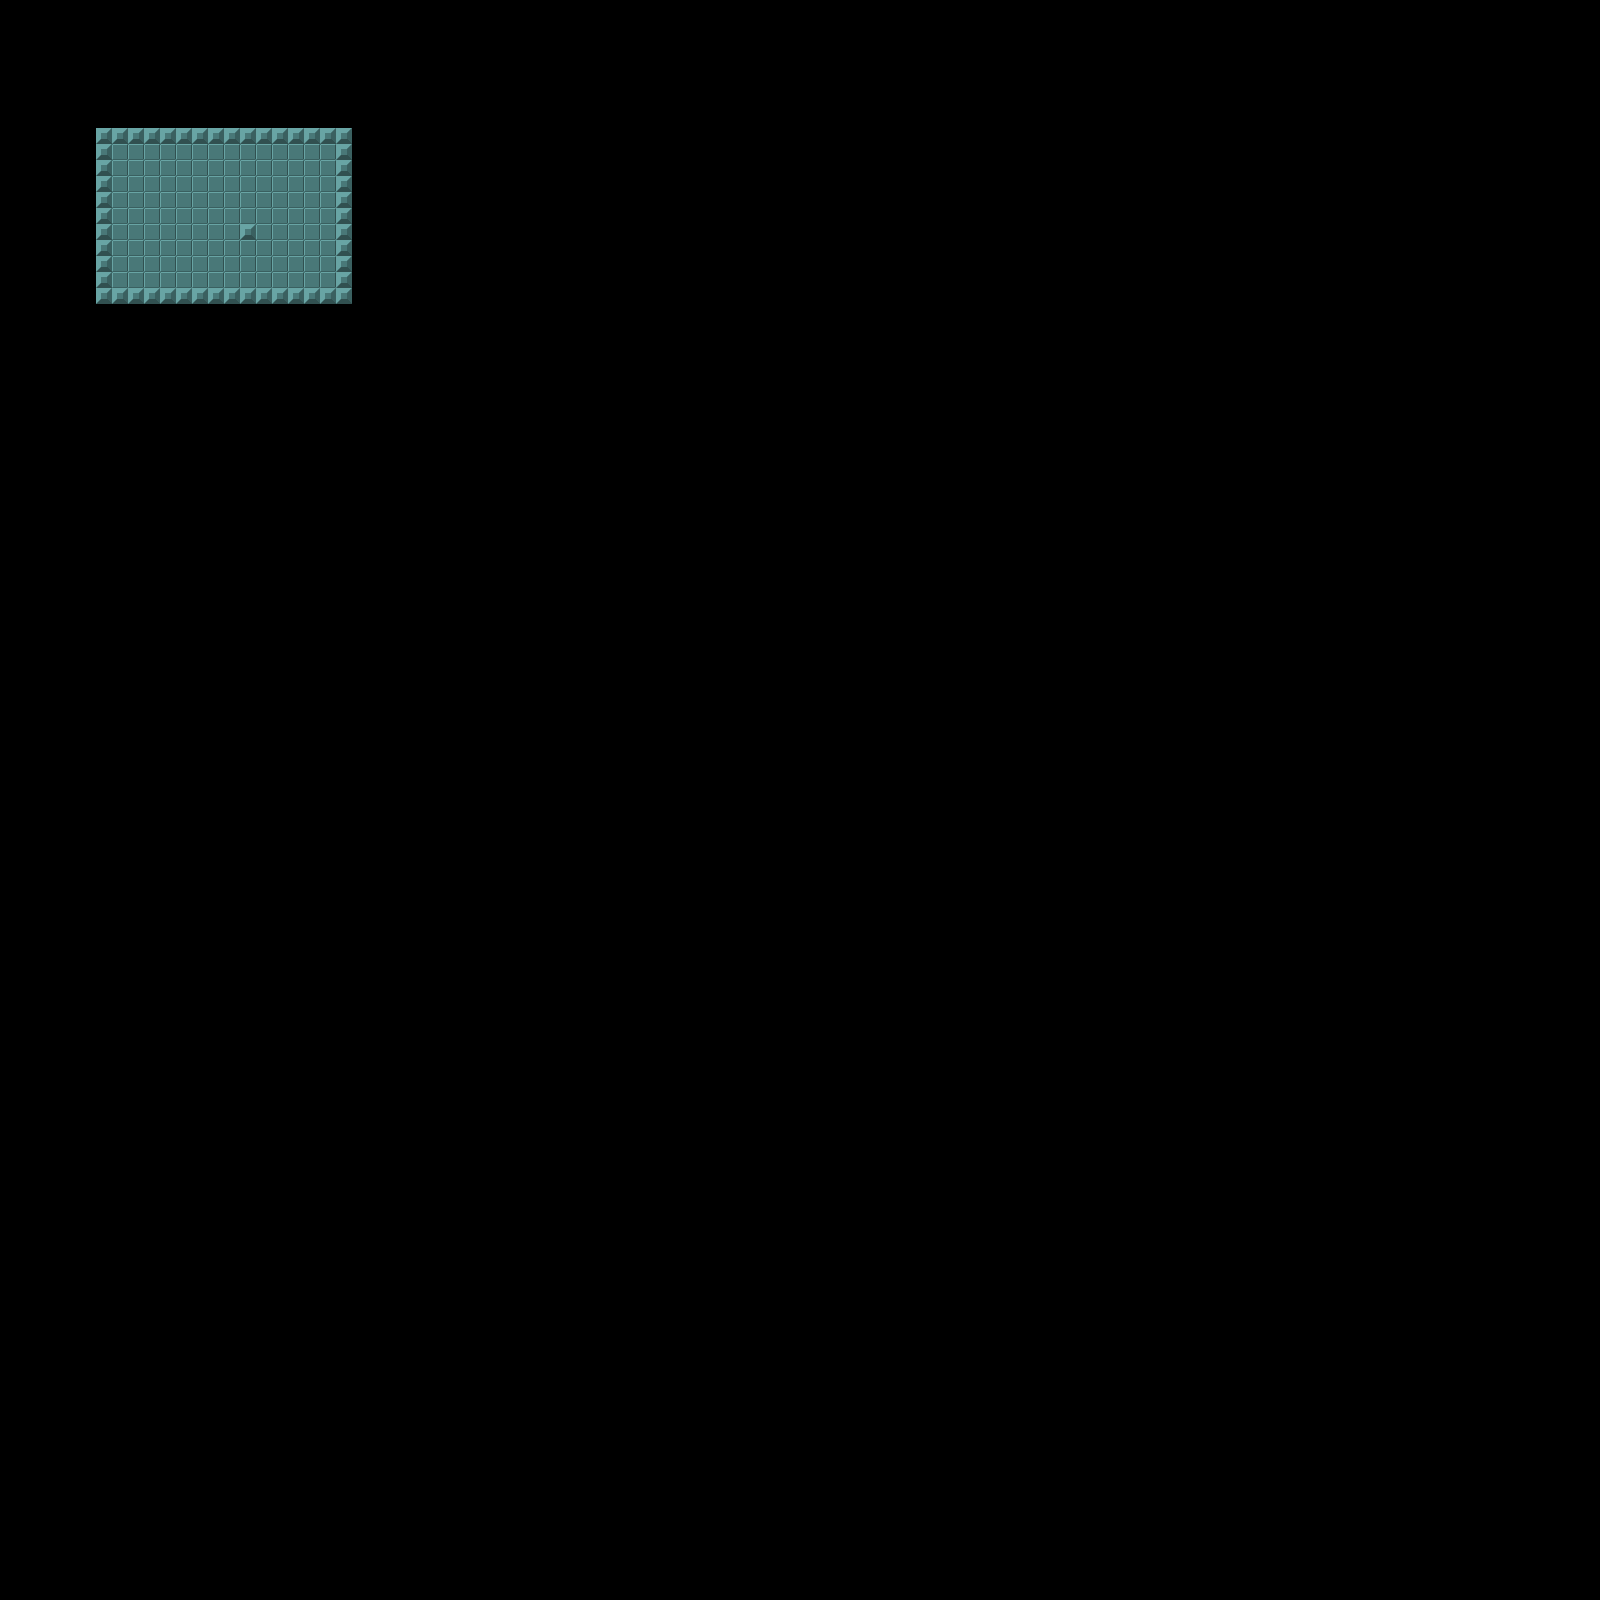

This is a level from a 2D game, rendered from its Tiled map with the project's own tilesets. A one-line summary and the map file follow, with tile-layer data summarised:
An orthogonal 100x100 tile map with 16x16 px tiles, 2 tile layers (walls, entities).

<map version="1.0" orientation="orthogonal" renderorder="right-down" width="100" height="100" tilewidth="16" tileheight="16" nextobjectid="6">
 <tileset firstgid="1" name="concrete" tilewidth="16" tileheight="16" tilecount="3" columns="3">
  <image source="tiles.png" width="48" height="16" />
 </tileset>
 <layer name="walls" width="100" height="100">
  <data>[10000 cells, 176 non-empty, 2 distinct tile ids]</data>
 </layer>
 <layer name="entities" width="100" height="100">
  <data>[10000 cells, 1 non-empty, 1 distinct tile ids]</data>
 </layer>
</map>
